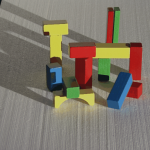
//> input picture Input Folder/Otsu Multiple Classes/blocks_L-150x150.png, 150 x 150 px
$ ./main   (built with g++ and OpenCV 4)
//> lines starting //> are read from the running program, lines starting //| are printed output that depends on the picture; after the words box and inside, x2 and y2 are one past the last pixel; in counts of white or black regions, pixels touching at a corner belong together
### MeanShift.h
//---------------- Head  File ---------------------------------------
#include <opencv2\core\core.hpp>
#include <opencv2\highgui\highgui.hpp>
#include <opencv2\imgproc\imgproc.hpp>
#include <vector>
#include <iostream>

//---------------- Name space ---------------------------------------
using namespace cv;
using namespace std;

// 5-Dimensional Point
class Point5D {
public:
	float x;			// Spatial value
	float y;			// Spatial value
	float l;			// Lab value
	float a;			// Lab value
	float b;			// Lab value
public:
	Point5D();													// Constructor
	~Point5D();													// Destructor
	void PointLab();											// Scale the OpenCV Lab color to Lab range
	void PointRGB();											// Sclae the Lab color to OpenCV range that can be used to transform to RGB
	void MSPoint5DAccum(Point5D);								// Accumulate points
	void MSPoint5DCopy(Point5D);								// Copy a point
	float MSPoint5DColorDistance(Point5D);						// Compute color space distance between two points
	float MSPoint5DSpatialDistance(Point5D);					// Compute spatial space distance between two points
	void MSPoint5DScale(float);									// Scale point
	void MSPOint5DSet(float, float, float, float, float);		// Set point value
	void Print();												// Print 5D point
};

class MeanShift {
public:
	float hs;				// spatial radius
	float hr;				// color radius
	vector<Mat> IMGChannels;
public:
	MeanShift(float, float);									// Constructor for spatial bandwidth and color bandwidth
	void MSFiltering(Mat&);										// Mean Shift Filtering
	void MSSegmentation(Mat&);									// Mean Shift Segmentation
};

### MeanShift.cpp
//---------------- Head  File ---------------------------------------
#include "MeanShift.h"
#include <math.h>

//---------------- Name space ---------------------------------------
using namespace cv;
using namespace std;

//---------------- Definition ---------------------------------------
#define MS_MAX_NUM_CONVERGENCE_STEPS	5										// up to 10 steps are for convergence
#define MS_MEAN_SHIFT_TOL_COLOR			0.3										// minimum mean color shift change
#define MS_MEAN_SHIFT_TOL_SPATIAL		0.3										// minimum mean spatial shift change
const int dxdy[][2] = { {-1,-1},{-1,0},{-1,1},{0,-1},{0,1},{1,-1},{1,0},{1,1} };	// Region Growing

// Constructor
Point5D::Point5D() {
	x = -1;
	y = -1;
}

// Destructor
Point5D::~Point5D() {
}

// Scale the OpenCV Lab color to Lab range
void Point5D::PointLab() {
	l = l * 100 / 255;
	a = a - 128;
	b = b - 128;
}

// Sclae the Lab color to OpenCV range that can be used to transform to RGB
void Point5D::PointRGB() {
	l = l * 255 / 100;
	a = a + 128;
	b = b + 128;
}

// Accumulate points
void Point5D::MSPoint5DAccum(Point5D Pt) {
	x += Pt.x;
	y += Pt.y;
	l += Pt.l;
	a += Pt.a;
	b += Pt.b;
}

// Copy a point
void Point5D::MSPoint5DCopy(Point5D Pt) {
	x = Pt.x;
	y = Pt.y;
	l = Pt.l;
	a = Pt.a;
	b = Pt.b;
}

// Compute color space distance between two points
float Point5D::MSPoint5DColorDistance(Point5D Pt) {
	return sqrt((l - Pt.l) * (l - Pt.l) + (a - Pt.a) * (a - Pt.a) + (b - Pt.b) * (b - Pt.b));
}

// Compute spatial space distance between two points
float Point5D::MSPoint5DSpatialDistance(Point5D Pt) {
	return sqrt((x - Pt.x) * (x - Pt.x) + (y - Pt.y) * (y - Pt.y));
}

// Scale point
void Point5D::MSPoint5DScale(float scale) {
	x *= scale;
	y *= scale;
	l *= scale;
	a *= scale;
	b *= scale;
}

// Set point value
void Point5D::MSPOint5DSet(float px, float py, float pl, float pa, float pb) {
	x = px;
	y = py;
	l = pl;
	a = pa;
	b = pb;
}

// Print 5D point
void Point5D::Print() {
	cout << x << " " << y << " " << l << " " << a << " " << b << endl;
}

// Constructor for spatial bandwidth and color bandwidth
MeanShift::MeanShift(float s, float r) {
	hs = s;
	hr = r;
}

// Mean Shift Filtering
void MeanShift::MSFiltering(Mat& Img) {
	int ROWS = Img.rows;			// Get row number
	int COLS = Img.cols;			// Get column number
	split(Img, IMGChannels);		// Split Lab color

	Point5D PtCur;					// Current point
	Point5D PtPrev;					// Previous point
	Point5D PtSum;					// Sum vector of the shift vector
	Point5D Pt;
	int Left;						// Left boundary
	int Right;						// Right boundary
	int Top;						// Top boundary
	int Bottom;						// Bottom boundary
	int NumPts;						// number of points in a hypersphere
	int step;

	for (int i = 0; i < ROWS; i++) {
		for (int j = 0; j < COLS; j++) {
			Left = (j - hs) > 0 ? (j - hs) : 0;						// Get Left boundary of the filter
			Right = (j + hs) < COLS ? (j + hs) : COLS;				// Get Right boundary of the filter
			Top = (i - hs) > 0 ? (i - hs) : 0;						// Get Top boundary of the filter
			Bottom = (i + hs) < ROWS ? (i + hs) : ROWS;				// Get Bottom boundary of the filter
			// Set current point and scale it to Lab color range
			PtCur.MSPOint5DSet(i, j, (float)IMGChannels[0].at<uchar>(i, j), (float)IMGChannels[1].at<uchar>(i, j), (float)IMGChannels[2].at<uchar>(i, j));
			PtCur.PointLab();
			step = 0;				// count the times
			do {
				PtPrev.MSPoint5DCopy(PtCur);						// Set the original point and previous one
				PtSum.MSPOint5DSet(0, 0, 0, 0, 0);					// Initial Sum vector
				NumPts = 0;											// Count number of points that satisfy the bandwidths
				for (int hx = Top; hx < Bottom; hx++) {
					for (int hy = Left; hy < Right; hy++) {
						// Set point in the spatial bandwidth
						Pt.MSPOint5DSet(hx, hy, (float)IMGChannels[0].at<uchar>(hx, hy), (float)IMGChannels[1].at<uchar>(hx, hy), (float)IMGChannels[2].at<uchar>(hx, hy));
						Pt.PointLab();

						// Check it satisfied color bandwidth or not
						if (Pt.MSPoint5DColorDistance(PtCur) < hr) {
							PtSum.MSPoint5DAccum(Pt);				// Accumulate the point to Sum vector
							NumPts++;								// Count
						}
					}
				}
				PtSum.MSPoint5DScale(1.0 / NumPts);					// Scale Sum vector to average vector
				PtCur.MSPoint5DCopy(PtSum);							// Get new origin point
				step++;												// One time end
			// filter iteration to end
			} while ((PtCur.MSPoint5DColorDistance(PtPrev) > MS_MEAN_SHIFT_TOL_COLOR) && (PtCur.MSPoint5DSpatialDistance(PtPrev) > MS_MEAN_SHIFT_TOL_SPATIAL) && (step < MS_MAX_NUM_CONVERGENCE_STEPS));

			// Scale the color
			PtCur.PointRGB();
			// Copy the result to image
			Img.at<Vec3b>(i, j) = Vec3b(PtCur.l, PtCur.a, PtCur.b);
		}
	}
}

void MeanShift::MSSegmentation(Mat& Img) {

	//---------------- Mean Shift Filtering -----------------------------
		// Same as MSFiltering function
	int ROWS = Img.rows;
	int COLS = Img.cols;
	split(Img, IMGChannels);

	Point5D PtCur;
	Point5D PtPrev;
	Point5D PtSum;
	Point5D Pt;
	int Left;
	int Right;
	int Top;
	int Bottom;
	int NumPts;					// number of points in a hypersphere
	int step;

	for (int i = 0; i < ROWS; i++) {
		for (int j = 0; j < COLS; j++) {
			Left = (j - hs) > 0 ? (j - hs) : 0;
			Right = (j + hs) < COLS ? (j + hs) : COLS;
			Top = (i - hs) > 0 ? (i - hs) : 0;
			Bottom = (i + hs) < ROWS ? (i + hs) : ROWS;
			PtCur.MSPOint5DSet(i, j, (float)IMGChannels[0].at<uchar>(i, j), (float)IMGChannels[1].at<uchar>(i, j), (float)IMGChannels[2].at<uchar>(i, j));
			PtCur.PointLab();
			step = 0;
			do {
				PtPrev.MSPoint5DCopy(PtCur);
				PtSum.MSPOint5DSet(0, 0, 0, 0, 0);
				NumPts = 0;
				for (int hx = Top; hx < Bottom; hx++) {
					for (int hy = Left; hy < Right; hy++) {

						Pt.MSPOint5DSet(hx, hy, (float)IMGChannels[0].at<uchar>(hx, hy), (float)IMGChannels[1].at<uchar>(hx, hy), (float)IMGChannels[2].at<uchar>(hx, hy));
						Pt.PointLab();

						if (Pt.MSPoint5DColorDistance(PtCur) < hr) {
							PtSum.MSPoint5DAccum(Pt);
							NumPts++;
						}
					}
				}
				PtSum.MSPoint5DScale(1.0 / NumPts);
				PtCur.MSPoint5DCopy(PtSum);
				step++;
			} while ((PtCur.MSPoint5DColorDistance(PtPrev) > MS_MEAN_SHIFT_TOL_COLOR) && (PtCur.MSPoint5DSpatialDistance(PtPrev) > MS_MEAN_SHIFT_TOL_SPATIAL) && (step < MS_MAX_NUM_CONVERGENCE_STEPS));

			PtCur.PointRGB();
			Img.at<Vec3b>(i, j) = Vec3b(PtCur.l, PtCur.a, PtCur.b);
		}
	}
	//--------------------------------------------------------------------

	//----------------------- Segmentation ------------------------------
	int RegionNumber = 0;			// Reigon number
	int label = -1;					// Label number
	float* Mode = new float[ROWS * COLS * 3];					// Store the Lab color of each region
	int* MemberModeCount = new int[ROWS * COLS];				// Store the number of each region
	memset(MemberModeCount, 0, ROWS * COLS * sizeof(int));		// Initialize the MemberModeCount
	split(Img, IMGChannels);
	// Label for each point
	int** Labels = new int* [ROWS];
	for (int i = 0; i < ROWS; i++)
		Labels[i] = new int[COLS];

	// Initialization
	for (int i = 0; i < ROWS; i++) {
		for (int j = 0; j < COLS; j++) {
			Labels[i][j] = -1;
		}
	}

	for (int i = 0; i < ROWS; i++) {
		for (int j = 0; j < COLS; j++) {
			// If the point is not being labeled
			if (Labels[i][j] < 0) {
				Labels[i][j] = ++label;		// Give it a new label number
				// Get the point
				PtCur.MSPOint5DSet(i, j, (float)IMGChannels[0].at<uchar>(i, j), (float)IMGChannels[1].at<uchar>(i, j), (float)IMGChannels[2].at<uchar>(i, j));
				PtCur.PointLab();

				// Store each value of Lab
				Mode[label * 3 + 0] = PtCur.l;
				Mode[label * 3 + 1] = PtCur.a;
				Mode[label * 3 + 2] = PtCur.b;

				// Region Growing 8 Neighbours
				vector<Point5D> NeighbourPoints;
				NeighbourPoints.push_back(PtCur);
				while (!NeighbourPoints.empty()) {
					Pt = NeighbourPoints.back();
					NeighbourPoints.pop_back();

					// Get 8 neighbours
					for (int k = 0; k < 8; k++) {
						int hx = Pt.x + dxdy[k][0];
						int hy = Pt.y + dxdy[k][1];
						if ((hx >= 0) && (hy >= 0) && (hx < ROWS) && (hy < COLS) && (Labels[hx][hy] < 0)) {
							Point5D P;
							P.MSPOint5DSet(hx, hy, (float)IMGChannels[0].at<uchar>(hx, hy), (float)IMGChannels[1].at<uchar>(hx, hy), (float)IMGChannels[2].at<uchar>(hx, hy));
							P.PointLab();

							// Check the color
							if (PtCur.MSPoint5DColorDistance(P) < hr) {
								// Satisfied the color bandwidth
								Labels[hx][hy] = label;				// Give the same label
								NeighbourPoints.push_back(P);		// Push it into stack
								MemberModeCount[label]++;			// This region number plus one
								// Sum all color in same region
								Mode[label * 3 + 0] += P.l;
								Mode[label * 3 + 1] += P.a;
								Mode[label * 3 + 2] += P.b;
							}
						}
					}
				}
				MemberModeCount[label]++;							// Count the point itself
				Mode[label * 3 + 0] /= MemberModeCount[label];		// Get average color
				Mode[label * 3 + 1] /= MemberModeCount[label];
				Mode[label * 3 + 2] /= MemberModeCount[label];
			}
		}
	}
	RegionNumber = label + 1;										// Get region number

	// Get result image from Mode array
	for (int i = 0; i < ROWS; i++) {
		for (int j = 0; j < COLS; j++) {
			label = Labels[i][j];
			float l = Mode[label * 3 + 0];
			float a = Mode[label * 3 + 1];
			float b = Mode[label * 3 + 2];
			Point5D Pixel;
			Pixel.MSPOint5DSet(i, j, l, a, b);
			Pixel.PointRGB();
			//			Pixel.Print();
			Img.at<Vec3b>(i, j) = Vec3b(Pixel.l, Pixel.a, Pixel.b);
		}
	}
	// [10 lines of commented-out code are left out]
	delete[] Mode;
	delete[] MemberModeCount;

	for (int i = 0; i < ROWS; i++)
		delete[] Labels[i];
	delete[] Labels;
}

### main.cpp
/**
 * @file main.cpp
 * Computer Vision Assignment 3
 * Dr. Abid
 * @author Michael Perez
 */

#include "opencv2/imgproc.hpp"
#include "MeanShift.h"
#include <iostream>
#include <opencv2/highgui.hpp>
#include <opencv2/core/core.hpp>

using namespace cv;
using namespace std;

// Global variables
const string image_name = "blocks_L-150x150.png";
Mat image, grayImage, editedImage, labImage, filteredImage;
int pixelsCount = 0;
int optimalThreshold1 = 0;
int optimalThreshold2 = 0;
int optimalThreshold3 = 0;

double maxBetweenVar = 0;

double w0 = 0;
double m0 = 0;
double c0 = 0;
double p0 = 0;

double w1 = 0;
double m1 = 0;
double c1 = 0;
double p1 = 0;

double w2 = 0;
double m2 = 0;
double c2 = 0;
double p2 = 0;
int histogram[256] = { 0 };
double c = 0;
double Mt = 0;
char key;

void MultilevelThresholding(cv::Mat& src)
{
	histogram[256] = { 0 };
	pixelsCount = src.cols * src.rows;

	for (int y = 0; y < src.rows; y++)
	{
		for (int x = 0; x < src.cols; x++)
		{
			uchar value = src.at<uchar>(y, x);
			histogram[value]++;
		}
	}

	c = 0;
	Mt = 0;

	double p[256] = { 0 };
	for (int i = 0; i < 256; i++)
	{
		p[i] = (double)histogram[i] / (double)pixelsCount;
		Mt += i * p[i];
	}

	optimalThreshold1 = 0;
	optimalThreshold2 = 0;
	optimalThreshold3 = 0;

	maxBetweenVar = 0;

	w0 = 0;
	m0 = 0;
	c0 = 0;
	p0 = 0;

	w1 = 0;
	m1 = 0;
	c1 = 0;
	p1 = 0;

	w2 = 0;
	m2 = 0;
	c2 = 0;
	p2 = 0;
	for (int tr1 = 0; tr1 < 256; tr1++)
	{
		p0 += p[tr1];
		w0 += (tr1 * p[tr1]);
		if (p0 != 0)
		{
			m0 = w0 / p0;
		}

		c0 = p0 * (m0 - Mt) * (m0 - Mt);

		c1 = 0;
		w1 = 0;
		m1 = 0;
		p1 = 0;
		for (int tr2 = tr1 + 1; tr2 < 256; tr2++)
		{

			p1 += p[tr2];
			w1 += (tr2 * p[tr2]);
			if (p1 != 0)
			{
				m1 = w1 / p1;
			}

			c1 = p1 * (m1 - Mt) * (m1 - Mt);


			c2 = 0;
			w2 = 0;
			m2 = 0;
			p2 = 0;
			for (int tr3 = tr2 + 1; tr3 < 256; tr3++)
			{

				p2 += p[tr3];
				w2 += (tr3 * p[tr3]);
				if (p2 != 0)
				{
					m2 = w2 / p2;
				}

				c2 = p2 * (m2 - Mt) * (m2 - Mt);

				c = c0 + c1 + c2;

				if (maxBetweenVar < c)
				{
					maxBetweenVar = c;
					optimalThreshold1 = tr1;
					optimalThreshold2 = tr2;
					optimalThreshold3 = tr3;
				}
			}
		}
	}
}

/**
 * @function main
 */
int main(int argc, char** argv)
{
	// Display windows
	image = imread(image_name);
//> image is the input picture: 150 rows x 150 cols, CV_8UC3; mean B, G, R 105.5, 118.7, 127.2

	imshow("Image", image);

	if (image.empty())
	{
		cout << "The image could not be read. Exiting Program. ";
		return -1;
	}

	// Main loop
	while (1)
	{
		key = waitKey(10); // Scan for key press every 10 ms
//> the key '1' is pressed

		if (key == '1') // Apply Otsu Binarization method with two classes
		{
			if (image.channels() == 1)
			{
				threshold(image, editedImage, 0, 255, THRESH_OTSU);
				imshow("Edited Image", editedImage);
			}
			else if (image.channels() == 3)
			{
				Mat bgr[3];   //destination array
				Mat bgr_otsu[3];   //destination array
				vector<Mat> array_to_merge;

				split(image, bgr); // Split iamge
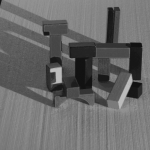
//> bgr[0]: 150 rows x 150 cols, CV_8UC1; min 17, max 188, mean 105.5

				threshold(bgr[0], bgr_otsu[0], 0, 255, THRESH_OTSU);
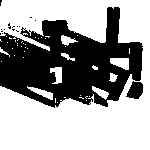
//> bgr_otsu[0]: 150 rows x 150 cols, CV_8UC1; 62% white; 16 black regions (14 under 20 px), largest, box (x1, y1, x2, y2) and area: (0, 7, 143, 108) 8295, (126, 81, 143, 99) 212
				threshold(bgr[1], bgr_otsu[1], 0, 255, THRESH_OTSU);
//> bgr_otsu[1]: 150 rows x 150 cols, CV_8UC1; 68.9% white; 24 black regions (20 under 20 px), largest, box (x1, y1, x2, y2) and area: (0, 7, 143, 109) 6452, (20, 27, 50, 47) 237, (126, 81, 143, 99) 212, (73, 98, 88, 104) 35
				threshold(bgr[2], bgr_otsu[2], 0, 255, THRESH_OTSU);
//> bgr_otsu[2]: 150 rows x 150 cols, CV_8UC1; 69.9% white; 38 black regions (33 under 20 px), largest, box (x1, y1, x2, y2) and area: (0, 21, 141, 110) 5897, (107, 7, 142, 48) 361, (64, 30, 104, 48) 311, (61, 42, 68, 55) 62, (33, 16, 44, 29) 47

				array_to_merge.push_back(bgr_otsu[0]);
				array_to_merge.push_back(bgr_otsu[1]);
				array_to_merge.push_back(bgr_otsu[2]);

				merge(array_to_merge, editedImage); // Merge images
//> the key '2' is pressed

				imshow("Edited Image", editedImage);
			}
		}

		if (key == '2') // Apply Otsu Binarization method with multiple classes
		{
			// I first convert the image to grayscale
			cvtColor(image, grayImage, COLOR_BGR2GRAY);
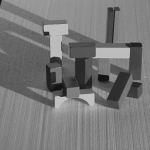
//> grayImage: 150 rows x 150 cols, CV_8UC1; min 19, max 194, mean 119.7

			// Assign image for easy assigning of pixel values later
			editedImage = grayImage;

			// Apply the thresholding algorithm above
			MultilevelThresholding(grayImage);
//> after the loop in MultilevelThresholding, `for (int y = 0; y < src.rows; y++)`: histogram = 256 values, max 648 at index 135, min 0 at index 0, mean 87.89
//> the loop in MultilevelThresholding, `for (int i = 0; i < 256; i++)` made 256 passes
//> Mt on passes 20 to 22: 0.0127, 0.066, 0.0716
//> after the loop in MultilevelThresholding, `for (int i = 0; i < 256; i++)`: p = 256 values, max 0.0288 at index 135, min 0 at index 0, mean 0.00391; Mt = 119.7
//> the loop in MultilevelThresholding, `for (int tr1 = 0; tr1 < 256; tr1++)` made 256 passes
//> (p0, w0, m0, c0) on passes 20 to 26: (0.000667, 0.0127, 19, 6.76), (0.00333, 0.066, 19.8, 33.28), (0.0036, 0.0716, 19.89, 35.88), (0.00391, 0.0784, 20.06, 38.84), (0.00409, 0.0825, 20.18, 40.51), (0.00431, 0.0879, 20.38, 42.54), (0.00476, 0.099, 20.81, 46.52)
//> after the loop in MultilevelThresholding, `for (int tr1 = 0; tr1 < 256; tr1++)`: p0 = 1; w0 = 119.7; c1 = 0; maxBetweenVar = 813.4

			// Output the optimal pixel threshold values the algorithm outputs
			cout << "Optimal Threshold 1: " << optimalThreshold1 << endl;
			cout << "Optimal Threshold 2: " << optimalThreshold2 << endl;
			cout << "Optimal Threshold 3: " << optimalThreshold3 << endl;

			Scalar intensity = 0;

			// Segment image based on the three thresholds
			for (int x = 0; x < grayImage.rows; x++)
			{
				for (int y = 0; y < grayImage.cols; y++)
				{
					intensity = grayImage.at<uchar>(x, y);
					//cout << "X: " << x << ", Y: " << y << ", value: " << intensity << endl;
					if (intensity.val[0] < optimalThreshold1)
						editedImage.at<uchar>(x, y) = 31;
					else if (intensity.val[0] >= optimalThreshold1 &&  intensity.val[0] < optimalThreshold2)
						editedImage.at<uchar>(x, y) = 93;
					else if (intensity.val[0] >= optimalThreshold2 && intensity.val[0] < optimalThreshold3)
						editedImage.at<uchar>(x, y) = 156;
					else if (intensity.val[0] >= optimalThreshold3)
						editedImage.at<uchar>(x, y) = 218;
				}
			}
//> this loop made 150 passes
//> intensity on passes 1 to 8: Scalar(133), Scalar(134), Scalar(132), Scalar(132), Scalar(135), Scalar(131), Scalar(134), Scalar(129)
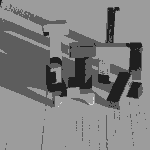
//> editedImage: 150 rows x 150 cols, CV_8UC1; min 31, max 218, mean 127.9
//> the key '3' is pressed

			imshow("Edited Image", editedImage);
		}

		if (key == '3') // Apply Mean Shift segmentation to the image
		{
			// Convert color from RGB to Lab
			cvtColor(image, labImage, COLOR_RGB2Lab);
//> labImage: 150 rows x 150 cols, CV_8UC3; mean of channels 0, 1, 2 125.9, 127.1, 122.2

			// Initilize Mean Shift with spatial bandwith and color bandwith
			MeanShift MSProc(8, 16);

			// Filtering Process
			MSProc.MSFiltering(labImage);
//> in MSFiltering, `split(Img, IMGChannels);`:
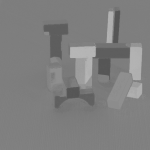
//> IMGChannels[1]: 150 rows x 150 cols, CV_8UC1; min 85, max 182, mean 127.1
//> in MSFiltering, `split(Img, IMGChannels);`:
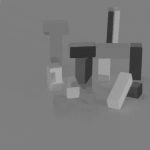
//> IMGChannels[2]: 150 rows x 150 cols, CV_8UC1; min 47, max 171, mean 122.2
			filteredImage = labImage;

			// Convert color from Lab to RGB
			cvtColor(filteredImage, editedImage, COLOR_Lab2RGB);
//> editedImage: 150 rows x 150 cols, CV_8UC3

			imshow("Filtered Image", editedImage);

			// Segmentation Process include Filtering Process (Region Growing)
			MSProc.MSSegmentation(labImage);

			// Print the bandwith
			cout << "the Spatial Bandwith is " << MSProc.hs << endl;
			cout << "the Color Bandwith is " << MSProc.hr << endl;

			// Convert color from Lab to RGB
			cvtColor(labImage, editedImage, COLOR_Lab2RGB);
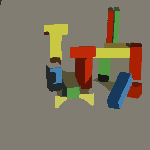
//> editedImage: 150 rows x 150 cols, CV_8UC3; mean B, G, R 100.2, 118.4, 128.1
//> the Esc key is pressed

			imshow("Edited Image", editedImage);
		}
	}
	return 0;
}

$ run again, with Input Folder/Otsu Multiple Classes/S01-150x150.png copied over Input Folder/Otsu Multiple Classes/blocks_L-150x150.png
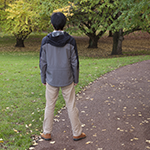
//> input picture Input Folder/Otsu Multiple Classes/S01-150x150.png, 150 x 150 px
//> image is the input picture: 150 rows x 150 cols, CV_8UC3; mean B, G, R 86, 113.1, 116.7
//> `threshold(bgr[0], bgr_otsu[0], 0, 255, THRESH_OTSU);`:
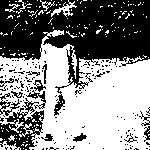
//> bgr_otsu[0]: 150 rows x 150 cols, CV_8UC1; 54.1% white; 175 black regions (160 under 20 px), largest, box (x1, y1, x2, y2) and area: (0, 0, 150, 116) 8122, (0, 98, 44, 150) 1014, (0, 93, 20, 116) 147
//> after the loop in MultilevelThresholding, `for (int y = 0; y < src.rows; y++)`: histogram = 256 values, max 375 at index 117, min 0 at index 228, mean 87.89
//> the loop in MultilevelThresholding, `for (int i = 0; i < 256; i++)` made 256 passes
//> Mt on passes 1 to 3: 0, 8.89e-05, 0.000178
//> after the loop in MultilevelThresholding, `for (int i = 0; i < 256; i++)`: p = 256 values, max 0.0167 at index 117, min 0 at index 228, mean 0.00391; Mt = 111
//> the loop in MultilevelThresholding, `for (int tr1 = 0; tr1 < 256; tr1++)` made 256 passes
//> (p0, w0, m0, c0) on passes 1 to 7: (0.000178, 0, 0, 2.19), (0.000267, 8.89e-05, 0.333, 3.27), (0.000311, 0.000178, 0.571, 3.8), (0.0004, 0.000444, 1.11, 4.83), (0.000578, 0.00116, 2, 6.87), (0.000667, 0.0016, 2.4, 7.87), (0.000844, 0.00267, 3.16, 9.83)
//> labImage: 150 rows x 150 cols, CV_8UC3; mean of channels 0, 1, 2 116.4, 120, 123.2
//> `cvtColor(labImage, editedImage, COLOR_Lab2RGB);`:
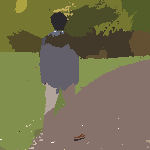
//> editedImage: 150 rows x 150 cols, CV_8UC3; mean B, G, R 79.3, 112.3, 117.4

$ run again, with Input Folder/Otsu Multiple Classes/S05-150x150.png copied over Input Folder/Otsu Multiple Classes/blocks_L-150x150.png
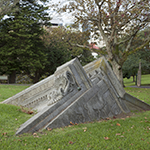
//> input picture Input Folder/Otsu Multiple Classes/S05-150x150.png, 150 x 150 px
//> image is the input picture: 150 rows x 150 cols, CV_8UC3; mean B, G, R 84.9, 108.8, 105.5
//> `threshold(bgr[0], bgr_otsu[0], 0, 255, THRESH_OTSU);`:
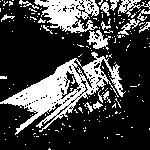
//> bgr_otsu[0]: 150 rows x 150 cols, CV_8UC1; 26% white; 188 white regions (169 under 20 px), largest, box (x1, y1, x2, y2) and area: (0, 52, 126, 135) 3064, (34, 0, 99, 33) 1229, (87, 30, 111, 50) 228
//> after the loop in MultilevelThresholding, `for (int y = 0; y < src.rows; y++)`: histogram = 256 values, max 321 at index 106, min 0 at index 2, mean 87.89
//> the loop in MultilevelThresholding, `for (int i = 0; i < 256; i++)` made 256 passes
//> Mt on passes 1 to 3: 0, 8.89e-05, 8.89e-05
//> after the loop in MultilevelThresholding, `for (int i = 0; i < 256; i++)`: p = 256 values, max 0.0143 at index 106, min 0 at index 2, mean 0.00391; Mt = 105.1
//> the loop in MultilevelThresholding, `for (int tr1 = 0; tr1 < 256; tr1++)` made 256 passes
//> (p0, w0, m0, c0) on passes 1 to 7: (0.000578, 0, 0, 6.38), (0.000667, 8.89e-05, 0.133, 7.34), (0.000667, 8.89e-05, 0.133, 7.34), (0.000711, 0.000222, 0.312, 7.81), (0.0008, 0.000578, 0.722, 8.71), (0.0008, 0.000578, 0.722, 8.71), (0.000844, 0.000844, 1, 9.15)
//> labImage: 150 rows x 150 cols, CV_8UC3; mean of channels 0, 1, 2 111.1, 119, 127.2
//> `cvtColor(labImage, editedImage, COLOR_Lab2RGB);`:
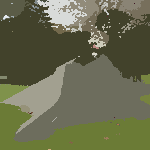
//> editedImage: 150 rows x 150 cols, CV_8UC3; mean B, G, R 77.8, 106.3, 103.8
